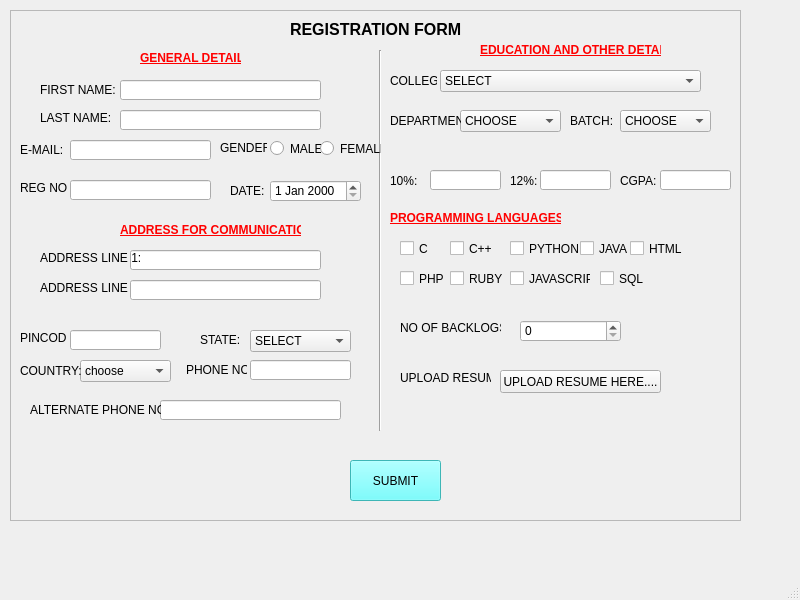
<?xml version="1.0" encoding="UTF-8"?>
<ui version="4.0">
 <class>MainWindow</class>
 <widget class="QMainWindow" name="MainWindow">
  <property name="geometry">
   <rect>
    <x>0</x>
    <y>0</y>
    <width>800</width>
    <height>600</height>
   </rect>
  </property>
  <property name="windowTitle">
   <string>MainWindow</string>
  </property>
  <widget class="QWidget" name="centralwidget">
   <widget class="QFrame" name="frame">
    <property name="geometry">
     <rect>
      <x>10</x>
      <y>10</y>
      <width>731</width>
      <height>511</height>
     </rect>
    </property>
    <property name="frameShape">
     <enum>QFrame::StyledPanel</enum>
    </property>
    <property name="frameShadow">
     <enum>QFrame::Raised</enum>
    </property>
    <widget class="QCheckBox" name="checkBox">
     <property name="geometry">
      <rect>
       <x>440</x>
       <y>230</y>
       <width>70</width>
       <height>17</height>
      </rect>
     </property>
     <property name="text">
      <string>C++</string>
     </property>
    </widget>
    <widget class="QCheckBox" name="checkBox_2">
     <property name="geometry">
      <rect>
       <x>500</x>
       <y>230</y>
       <width>70</width>
       <height>17</height>
      </rect>
     </property>
     <property name="text">
      <string>PYTHON</string>
     </property>
    </widget>
    <widget class="QCheckBox" name="checkBox_3">
     <property name="geometry">
      <rect>
       <x>570</x>
       <y>230</y>
       <width>70</width>
       <height>17</height>
      </rect>
     </property>
     <property name="text">
      <string>JAVA</string>
     </property>
    </widget>
    <widget class="QCheckBox" name="checkBox_4">
     <property name="geometry">
      <rect>
       <x>390</x>
       <y>230</y>
       <width>70</width>
       <height>17</height>
      </rect>
     </property>
     <property name="text">
      <string>C</string>
     </property>
    </widget>
    <widget class="QCheckBox" name="checkBox_5">
     <property name="geometry">
      <rect>
       <x>620</x>
       <y>230</y>
       <width>70</width>
       <height>17</height>
      </rect>
     </property>
     <property name="text">
      <string>HTML</string>
     </property>
    </widget>
    <widget class="QCheckBox" name="checkBox_6">
     <property name="geometry">
      <rect>
       <x>390</x>
       <y>260</y>
       <width>70</width>
       <height>17</height>
      </rect>
     </property>
     <property name="text">
      <string>PHP</string>
     </property>
    </widget>
    <widget class="QCheckBox" name="checkBox_7">
     <property name="geometry">
      <rect>
       <x>440</x>
       <y>260</y>
       <width>70</width>
       <height>17</height>
      </rect>
     </property>
     <property name="text">
      <string>RUBY</string>
     </property>
    </widget>
    <widget class="QCheckBox" name="checkBox_8">
     <property name="geometry">
      <rect>
       <x>500</x>
       <y>260</y>
       <width>81</width>
       <height>17</height>
      </rect>
     </property>
     <property name="text">
      <string>JAVASCRIPT</string>
     </property>
    </widget>
    <widget class="QCheckBox" name="checkBox_9">
     <property name="geometry">
      <rect>
       <x>590</x>
       <y>260</y>
       <width>70</width>
       <height>17</height>
      </rect>
     </property>
     <property name="text">
      <string>SQL</string>
     </property>
    </widget>
    <widget class="QComboBox" name="comboBox">
     <property name="geometry">
      <rect>
       <x>430</x>
       <y>60</y>
       <width>261</width>
       <height>22</height>
      </rect>
     </property>
     <item>
      <property name="text">
       <string>SELECT</string>
      </property>
     </item>
    </widget>
    <widget class="QComboBox" name="comboBox_2">
     <property name="geometry">
      <rect>
       <x>610</x>
       <y>100</y>
       <width>91</width>
       <height>22</height>
      </rect>
     </property>
     <item>
      <property name="text">
       <string>CHOOSE</string>
      </property>
     </item>
    </widget>
    <widget class="QComboBox" name="comboBox_3">
     <property name="geometry">
      <rect>
       <x>450</x>
       <y>100</y>
       <width>101</width>
       <height>22</height>
      </rect>
     </property>
     <item>
      <property name="text">
       <string>CHOOSE</string>
      </property>
     </item>
    </widget>
    <widget class="QComboBox" name="comboBox_4">
     <property name="geometry">
      <rect>
       <x>240</x>
       <y>320</y>
       <width>101</width>
       <height>22</height>
      </rect>
     </property>
     <item>
      <property name="text">
       <string>SELECT</string>
      </property>
     </item>
     <item>
      <property name="text">
       <string>TAMILNADU</string>
      </property>
     </item>
     <item>
      <property name="text">
       <string>KERALA</string>
      </property>
     </item>
     <item>
      <property name="text">
       <string>KARNATAKA </string>
      </property>
     </item>
     <item>
      <property name="text">
       <string>MAHARASHTRA</string>
      </property>
     </item>
     <item>
      <property name="text">
       <string>UTHARA PRADHESH</string>
      </property>
     </item>
     <item>
      <property name="text">
       <string>DELHI</string>
      </property>
     </item>
     <item>
      <property name="text">
       <string>ASSAM </string>
      </property>
     </item>
     <item>
      <property name="text">
       <string>GUJARAT</string>
      </property>
     </item>
     <item>
      <property name="text">
       <string>PUNJAB</string>
      </property>
     </item>
     <item>
      <property name="text">
       <string>RAJASTHAN</string>
      </property>
     </item>
    </widget>
    <widget class="QComboBox" name="comboBox_5">
     <property name="geometry">
      <rect>
       <x>70</x>
       <y>350</y>
       <width>91</width>
       <height>22</height>
      </rect>
     </property>
     <item>
      <property name="text">
       <string>choose</string>
      </property>
     </item>
    </widget>
    <widget class="QDateEdit" name="dateEdit">
     <property name="geometry">
      <rect>
       <x>260</x>
       <y>170</y>
       <width>91</width>
       <height>22</height>
      </rect>
     </property>
    </widget>
    <widget class="QLineEdit" name="lineEdit">
     <property name="geometry">
      <rect>
       <x>110</x>
       <y>70</y>
       <width>201</width>
       <height>20</height>
      </rect>
     </property>
    </widget>
    <widget class="QLineEdit" name="lineEdit_2">
     <property name="geometry">
      <rect>
       <x>110</x>
       <y>100</y>
       <width>201</width>
       <height>20</height>
      </rect>
     </property>
    </widget>
    <widget class="QLineEdit" name="lineEdit_3">
     <property name="geometry">
      <rect>
       <x>60</x>
       <y>130</y>
       <width>141</width>
       <height>20</height>
      </rect>
     </property>
    </widget>
    <widget class="QLineEdit" name="lineEdit_4">
     <property name="geometry">
      <rect>
       <x>60</x>
       <y>170</y>
       <width>141</width>
       <height>20</height>
      </rect>
     </property>
    </widget>
    <widget class="QLineEdit" name="lineEdit_5">
     <property name="geometry">
      <rect>
       <x>120</x>
       <y>240</y>
       <width>191</width>
       <height>20</height>
      </rect>
     </property>
    </widget>
    <widget class="QLineEdit" name="lineEdit_6">
     <property name="geometry">
      <rect>
       <x>120</x>
       <y>270</y>
       <width>191</width>
       <height>20</height>
      </rect>
     </property>
    </widget>
    <widget class="QLineEdit" name="lineEdit_7">
     <property name="geometry">
      <rect>
       <x>60</x>
       <y>320</y>
       <width>91</width>
       <height>20</height>
      </rect>
     </property>
    </widget>
    <widget class="QLineEdit" name="lineEdit_8">
     <property name="geometry">
      <rect>
       <x>240</x>
       <y>350</y>
       <width>101</width>
       <height>20</height>
      </rect>
     </property>
    </widget>
    <widget class="QLineEdit" name="lineEdit_9">
     <property name="geometry">
      <rect>
       <x>150</x>
       <y>390</y>
       <width>181</width>
       <height>20</height>
      </rect>
     </property>
    </widget>
    <widget class="Line" name="line">
     <property name="geometry">
      <rect>
       <x>360</x>
       <y>40</y>
       <width>20</width>
       <height>381</height>
      </rect>
     </property>
     <property name="orientation">
      <enum>Qt::Vertical</enum>
     </property>
    </widget>
    <widget class="QLineEdit" name="lineEdit_10">
     <property name="geometry">
      <rect>
       <x>420</x>
       <y>160</y>
       <width>71</width>
       <height>20</height>
      </rect>
     </property>
    </widget>
    <widget class="QLineEdit" name="lineEdit_11">
     <property name="geometry">
      <rect>
       <x>530</x>
       <y>160</y>
       <width>71</width>
       <height>20</height>
      </rect>
     </property>
    </widget>
    <widget class="QLineEdit" name="lineEdit_12">
     <property name="geometry">
      <rect>
       <x>650</x>
       <y>160</y>
       <width>71</width>
       <height>20</height>
      </rect>
     </property>
    </widget>
    <widget class="QSpinBox" name="spinBox">
     <property name="geometry">
      <rect>
       <x>510</x>
       <y>310</y>
       <width>101</width>
       <height>22</height>
      </rect>
     </property>
    </widget>
    <widget class="QPushButton" name="pushButton">
     <property name="geometry">
      <rect>
       <x>340</x>
       <y>450</y>
       <width>91</width>
       <height>41</height>
      </rect>
     </property>
     <property name="styleSheet">
      <string notr="true">background-color: rgb(85, 255, 255);
font: 63 10pt &quot;Lucida Sans Typewriter&quot;;
</string>
     </property>
     <property name="text">
      <string>SUBMIT</string>
     </property>
    </widget>
    <widget class="QPushButton" name="pushButton_2">
     <property name="geometry">
      <rect>
       <x>490</x>
       <y>360</y>
       <width>161</width>
       <height>23</height>
      </rect>
     </property>
     <property name="text">
      <string>UPLOAD RESUME HERE....</string>
     </property>
    </widget>
    <widget class="QRadioButton" name="radioButton">
     <property name="geometry">
      <rect>
       <x>260</x>
       <y>130</y>
       <width>51</width>
       <height>17</height>
      </rect>
     </property>
     <property name="text">
      <string>MALE</string>
     </property>
    </widget>
    <widget class="QRadioButton" name="radioButton_2">
     <property name="geometry">
      <rect>
       <x>310</x>
       <y>130</y>
       <width>61</width>
       <height>17</height>
      </rect>
     </property>
     <property name="text">
      <string>FEMALE</string>
     </property>
    </widget>
    <widget class="QLabel" name="label">
     <property name="geometry">
      <rect>
       <x>280</x>
       <y>10</y>
       <width>181</width>
       <height>20</height>
      </rect>
     </property>
     <property name="text">
      <string>&lt;html&gt;&lt;head/&gt;&lt;body&gt;&lt;p&gt;&lt;span style=&quot; font-size:12pt; font-weight:600;&quot;&gt;REGISTRATION FORM&lt;/span&gt;&lt;/p&gt;&lt;/body&gt;&lt;/html&gt;</string>
     </property>
    </widget>
    <widget class="QLabel" name="label_2">
     <property name="geometry">
      <rect>
       <x>30</x>
       <y>70</y>
       <width>81</width>
       <height>20</height>
      </rect>
     </property>
     <property name="text">
      <string>FIRST NAME:</string>
     </property>
    </widget>
    <widget class="QLabel" name="label_3">
     <property name="geometry">
      <rect>
       <x>30</x>
       <y>100</y>
       <width>71</width>
       <height>16</height>
      </rect>
     </property>
     <property name="text">
      <string>LAST NAME:</string>
     </property>
    </widget>
    <widget class="QLabel" name="label_4">
     <property name="geometry">
      <rect>
       <x>10</x>
       <y>130</y>
       <width>47</width>
       <height>20</height>
      </rect>
     </property>
     <property name="text">
      <string>E-MAIL:</string>
     </property>
    </widget>
    <widget class="QLabel" name="label_5">
     <property name="geometry">
      <rect>
       <x>210</x>
       <y>130</y>
       <width>47</width>
       <height>16</height>
      </rect>
     </property>
     <property name="text">
      <string>GENDER:</string>
     </property>
    </widget>
    <widget class="QLabel" name="label_6">
     <property name="geometry">
      <rect>
       <x>10</x>
       <y>170</y>
       <width>47</width>
       <height>16</height>
      </rect>
     </property>
     <property name="text">
      <string>REG NO:</string>
     </property>
    </widget>
    <widget class="QLabel" name="label_7">
     <property name="geometry">
      <rect>
       <x>220</x>
       <y>170</y>
       <width>47</width>
       <height>21</height>
      </rect>
     </property>
     <property name="text">
      <string>DATE:</string>
     </property>
    </widget>
    <widget class="QLabel" name="label_8">
     <property name="geometry">
      <rect>
       <x>30</x>
       <y>240</y>
       <width>111</width>
       <height>16</height>
      </rect>
     </property>
     <property name="text">
      <string>ADDRESS LINE 1:</string>
     </property>
    </widget>
    <widget class="QLabel" name="label_9">
     <property name="geometry">
      <rect>
       <x>130</x>
       <y>40</y>
       <width>101</width>
       <height>16</height>
      </rect>
     </property>
     <property name="text">
      <string>&lt;html&gt;&lt;head/&gt;&lt;body&gt;&lt;p&gt;&lt;span style=&quot; font-weight:600; text-decoration: underline; color:#ff0000;&quot;&gt;GENERAL DETAILS&lt;/span&gt;&lt;/p&gt;&lt;/body&gt;&lt;/html&gt;</string>
     </property>
    </widget>
    <widget class="QLabel" name="label_10">
     <property name="geometry">
      <rect>
       <x>30</x>
       <y>270</y>
       <width>91</width>
       <height>16</height>
      </rect>
     </property>
     <property name="text">
      <string>ADDRESS LINE 2:</string>
     </property>
    </widget>
    <widget class="QLabel" name="label_11">
     <property name="geometry">
      <rect>
       <x>110</x>
       <y>210</y>
       <width>181</width>
       <height>20</height>
      </rect>
     </property>
     <property name="text">
      <string>&lt;html&gt;&lt;head/&gt;&lt;body&gt;&lt;p&gt;&lt;span style=&quot; font-weight:600; text-decoration: underline; color:#ff0000;&quot;&gt;ADDRESS FOR COMMUNICATION&lt;/span&gt;&lt;/p&gt;&lt;/body&gt;&lt;/html&gt;</string>
     </property>
    </widget>
    <widget class="QLabel" name="label_12">
     <property name="geometry">
      <rect>
       <x>10</x>
       <y>320</y>
       <width>47</width>
       <height>16</height>
      </rect>
     </property>
     <property name="text">
      <string>PINCODE:</string>
     </property>
    </widget>
    <widget class="QLabel" name="label_13">
     <property name="geometry">
      <rect>
       <x>10</x>
       <y>350</y>
       <width>61</width>
       <height>21</height>
      </rect>
     </property>
     <property name="text">
      <string>COUNTRY:</string>
     </property>
    </widget>
    <widget class="QLabel" name="label_14">
     <property name="geometry">
      <rect>
       <x>190</x>
       <y>320</y>
       <width>47</width>
       <height>20</height>
      </rect>
     </property>
     <property name="text">
      <string>STATE:</string>
     </property>
    </widget>
    <widget class="QLabel" name="label_15">
     <property name="geometry">
      <rect>
       <x>176</x>
       <y>350</y>
       <width>61</width>
       <height>20</height>
      </rect>
     </property>
     <property name="text">
      <string>PHONE NO:</string>
     </property>
    </widget>
    <widget class="QLabel" name="label_16">
     <property name="geometry">
      <rect>
       <x>20</x>
       <y>390</y>
       <width>131</width>
       <height>20</height>
      </rect>
     </property>
     <property name="text">
      <string>ALTERNATE PHONE NO:</string>
     </property>
    </widget>
    <widget class="QLabel" name="label_17">
     <property name="geometry">
      <rect>
       <x>470</x>
       <y>30</y>
       <width>181</width>
       <height>20</height>
      </rect>
     </property>
     <property name="text">
      <string>&lt;html&gt;&lt;head/&gt;&lt;body&gt;&lt;p&gt;&lt;span style=&quot; font-weight:600; text-decoration: underline; color:#ff0000;&quot;&gt;EDUCATION AND OTHER DETAILS&lt;/span&gt;&lt;/p&gt;&lt;/body&gt;&lt;/html&gt;</string>
     </property>
    </widget>
    <widget class="QLabel" name="label_18">
     <property name="geometry">
      <rect>
       <x>380</x>
       <y>60</y>
       <width>47</width>
       <height>21</height>
      </rect>
     </property>
     <property name="text">
      <string>COLLEGE:</string>
     </property>
    </widget>
    <widget class="QLabel" name="label_19">
     <property name="geometry">
      <rect>
       <x>380</x>
       <y>100</y>
       <width>71</width>
       <height>21</height>
      </rect>
     </property>
     <property name="text">
      <string>DEPARTMENT:</string>
     </property>
    </widget>
    <widget class="QLabel" name="label_20">
     <property name="geometry">
      <rect>
       <x>380</x>
       <y>160</y>
       <width>47</width>
       <height>21</height>
      </rect>
     </property>
     <property name="text">
      <string>10%:</string>
     </property>
    </widget>
    <widget class="QLabel" name="label_21">
     <property name="geometry">
      <rect>
       <x>500</x>
       <y>160</y>
       <width>47</width>
       <height>21</height>
      </rect>
     </property>
     <property name="text">
      <string>12%:</string>
     </property>
    </widget>
    <widget class="QLabel" name="label_22">
     <property name="geometry">
      <rect>
       <x>610</x>
       <y>160</y>
       <width>47</width>
       <height>21</height>
      </rect>
     </property>
     <property name="text">
      <string>CGPA:</string>
     </property>
    </widget>
    <widget class="QLabel" name="label_23">
     <property name="geometry">
      <rect>
       <x>380</x>
       <y>200</y>
       <width>171</width>
       <height>16</height>
      </rect>
     </property>
     <property name="text">
      <string>&lt;html&gt;&lt;head/&gt;&lt;body&gt;&lt;p&gt;&lt;span style=&quot; font-weight:600; text-decoration: underline; color:#ff0000;&quot;&gt;PROGRAMMING LANGUAGES&lt;/span&gt;&lt;/p&gt;&lt;/body&gt;&lt;/html&gt;</string>
     </property>
    </widget>
    <widget class="QLabel" name="label_24">
     <property name="geometry">
      <rect>
       <x>390</x>
       <y>310</y>
       <width>101</width>
       <height>16</height>
      </rect>
     </property>
     <property name="text">
      <string>NO OF BACKLOGS:</string>
     </property>
    </widget>
    <widget class="QLabel" name="label_25">
     <property name="geometry">
      <rect>
       <x>390</x>
       <y>360</y>
       <width>91</width>
       <height>16</height>
      </rect>
     </property>
     <property name="text">
      <string>UPLOAD RESUME:</string>
     </property>
    </widget>
    <widget class="QLabel" name="label_26">
     <property name="geometry">
      <rect>
       <x>560</x>
       <y>100</y>
       <width>47</width>
       <height>21</height>
      </rect>
     </property>
     <property name="text">
      <string>BATCH:</string>
     </property>
    </widget>
   </widget>
  </widget>
  <widget class="QMenuBar" name="menubar">
   <property name="geometry">
    <rect>
     <x>0</x>
     <y>0</y>
     <width>800</width>
     <height>21</height>
    </rect>
   </property>
  </widget>
  <widget class="QStatusBar" name="statusbar"/>
 </widget>
 <resources/>
 <connections/>
</ui>
